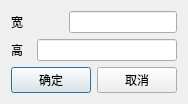
<?xml version="1.0" encoding="UTF-8"?>
<ui version="4.0">
 <class>DlgNew</class>
 <widget class="QDialog" name="DlgNew">
  <property name="geometry">
   <rect>
    <x>0</x>
    <y>0</y>
    <width>179</width>
    <height>99</height>
   </rect>
  </property>
  <property name="windowTitle">
   <string>新建地图</string>
  </property>
  <layout class="QVBoxLayout" name="verticalLayout">
   <item>
    <layout class="QHBoxLayout" name="horizontalLayout">
     <item>
      <widget class="QLabel" name="label">
       <property name="sizePolicy">
        <sizepolicy hsizetype="Preferred" vsizetype="Preferred">
         <horstretch>0</horstretch>
         <verstretch>0</verstretch>
        </sizepolicy>
       </property>
       <property name="minimumSize">
        <size>
         <width>20</width>
         <height>0</height>
        </size>
       </property>
       <property name="text">
        <string>宽</string>
       </property>
      </widget>
     </item>
     <item>
      <widget class="QLineEdit" name="text_width">
       <property name="sizePolicy">
        <sizepolicy hsizetype="Fixed" vsizetype="Fixed">
         <horstretch>0</horstretch>
         <verstretch>0</verstretch>
        </sizepolicy>
       </property>
      </widget>
     </item>
    </layout>
   </item>
   <item>
    <layout class="QHBoxLayout" name="horizontalLayout_2">
     <item>
      <widget class="QLabel" name="label_2">
       <property name="minimumSize">
        <size>
         <width>20</width>
         <height>0</height>
        </size>
       </property>
       <property name="text">
        <string>高</string>
       </property>
      </widget>
     </item>
     <item>
      <widget class="QLineEdit" name="text_height"/>
     </item>
    </layout>
   </item>
   <item>
    <layout class="QHBoxLayout" name="horizontalLayout_3">
     <item>
      <widget class="QPushButton" name="btn_accept">
       <property name="text">
        <string>确定</string>
       </property>
      </widget>
     </item>
     <item>
      <widget class="QPushButton" name="btn_cancel">
       <property name="text">
        <string>取消</string>
       </property>
      </widget>
     </item>
    </layout>
   </item>
  </layout>
 </widget>
 <layoutdefault spacing="6" margin="11"/>
 <resources/>
 <connections/>
</ui>
